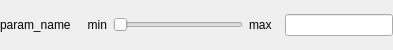
<?xml version="1.0" encoding="UTF-8"?>
<ui version="4.0">
 <class>_widget_top</class>
 <widget class="QWidget" name="_widget_top">
  <property name="geometry">
   <rect>
    <x>0</x>
    <y>0</y>
    <width>393</width>
    <height>50</height>
   </rect>
  </property>
  <property name="minimumSize">
   <size>
    <width>300</width>
    <height>20</height>
   </size>
  </property>
  <property name="windowTitle">
   <string>Param</string>
  </property>
  <layout class="QVBoxLayout" name="verticalLayout">
   <property name="leftMargin">
    <number>0</number>
   </property>
   <property name="topMargin">
    <number>0</number>
   </property>
   <property name="rightMargin">
    <number>0</number>
   </property>
   <property name="bottomMargin">
    <number>0</number>
   </property>
   <item>
    <layout class="QHBoxLayout" name="_layout_h" stretch="0,0,1,0,0">
     <item>
      <widget class="QLabel" name="_paramname_label">
       <property name="text">
        <string>param_name</string>
       </property>
      </widget>
     </item>
     <item>
      <widget class="QLabel" name="_min_val_label">
       <property name="minimumSize">
        <size>
         <width>30</width>
         <height>0</height>
        </size>
       </property>
       <property name="text">
        <string>min</string>
       </property>
       <property name="alignment">
        <set>Qt::AlignRight|Qt::AlignTrailing|Qt::AlignVCenter</set>
       </property>
      </widget>
     </item>
     <item>
      <widget class="QSlider" name="_slider_horizontal">
       <property name="sizePolicy">
        <sizepolicy hsizetype="Preferred" vsizetype="Fixed">
         <horstretch>0</horstretch>
         <verstretch>0</verstretch>
        </sizepolicy>
       </property>
       <property name="minimumSize">
        <size>
         <width>130</width>
         <height>0</height>
        </size>
       </property>
       <property name="maximum">
        <number>100</number>
       </property>
       <property name="singleStep">
        <number>1</number>
       </property>
       <property name="pageStep">
        <number>1</number>
       </property>
       <property name="orientation">
        <enum>Qt::Horizontal</enum>
       </property>
      </widget>
     </item>
     <item>
      <widget class="QLabel" name="_max_val_label">
       <property name="minimumSize">
        <size>
         <width>30</width>
         <height>0</height>
        </size>
       </property>
       <property name="text">
        <string>max</string>
       </property>
      </widget>
     </item>
     <item>
      <widget class="QLineEdit" name="_paramval_lineEdit">
       <property name="enabled">
        <bool>true</bool>
       </property>
       <property name="sizePolicy">
        <sizepolicy hsizetype="Preferred" vsizetype="Fixed">
         <horstretch>0</horstretch>
         <verstretch>0</verstretch>
        </sizepolicy>
       </property>
       <property name="minimumSize">
        <size>
         <width>75</width>
         <height>20</height>
        </size>
       </property>
       <property name="maxLength">
        <number>5</number>
       </property>
      </widget>
     </item>
    </layout>
   </item>
  </layout>
 </widget>
 <resources/>
 <connections/>
</ui>
